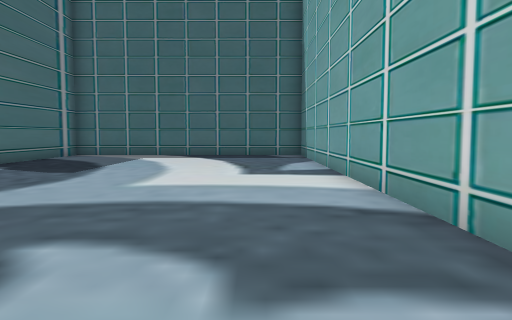
View 1 (above)

21 first-person views from a walk through a Unity game level. The camera is 1.5 m above the floor, tilts 4° down and sees 70° across. The floor is counted in squares, 1.8 m on a side. Each view is taken from the middle of a square. On the plan, view 1 faces up. The plan holds only what a view shows up to about 12 squares ahead; the rest is blank. The place goes on beyond the plan. The player is left out.

View 2
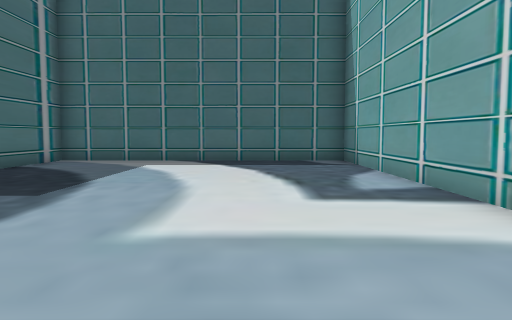

View 3
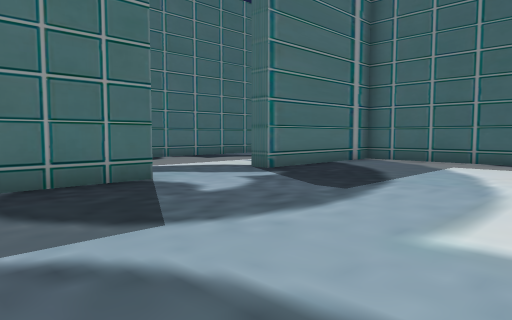

View 4
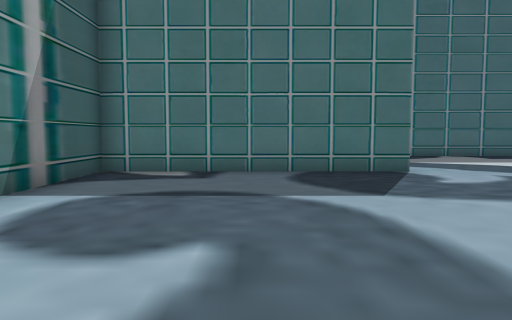

View 5
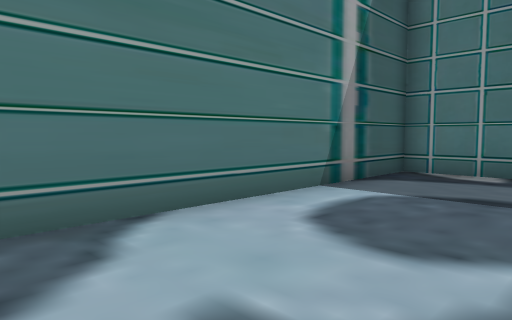

View 6
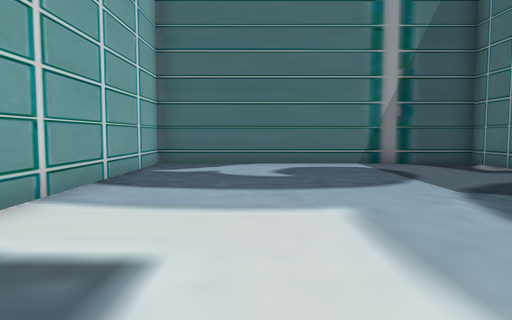

View 7
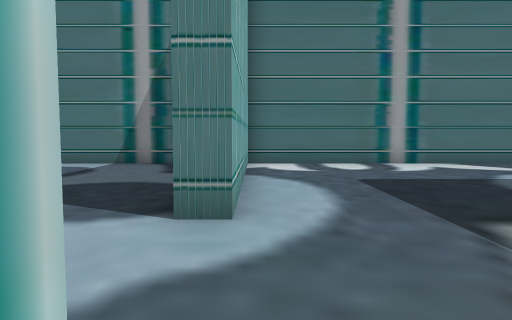

View 8
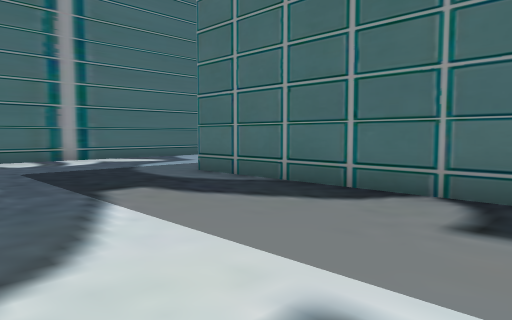

View 9
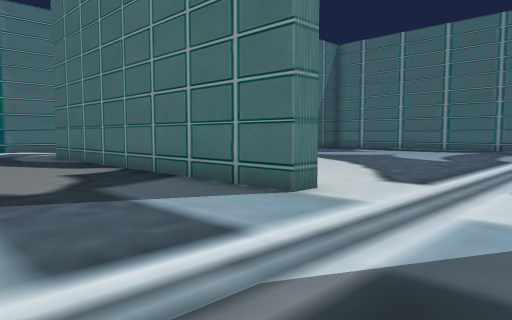

View 10
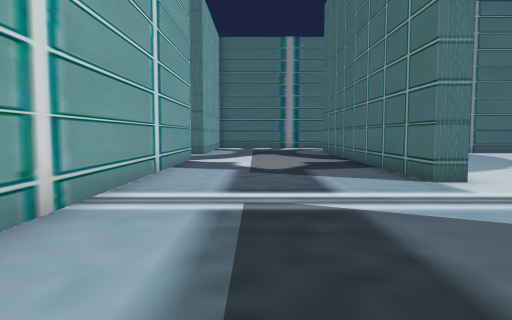

View 11
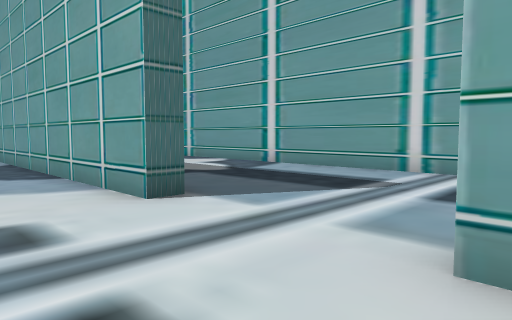

View 12
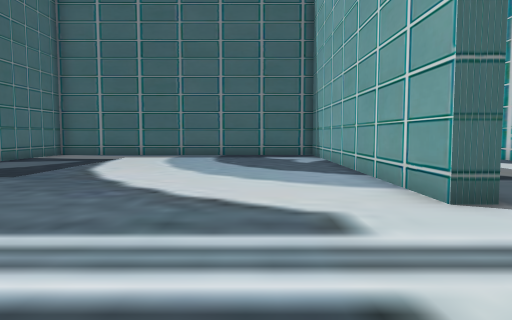

View 13
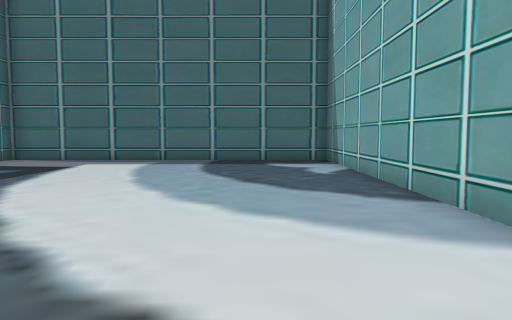

View 14
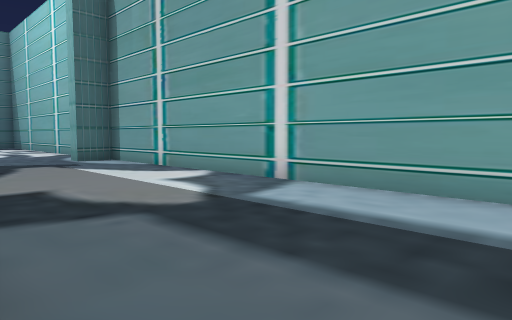

View 15
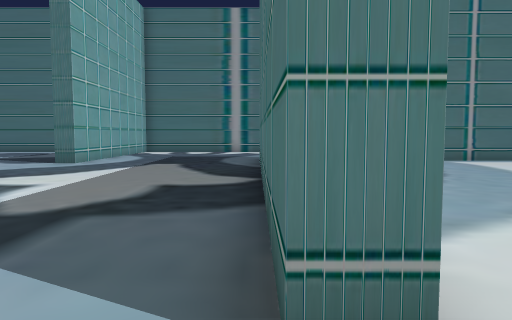

View 16
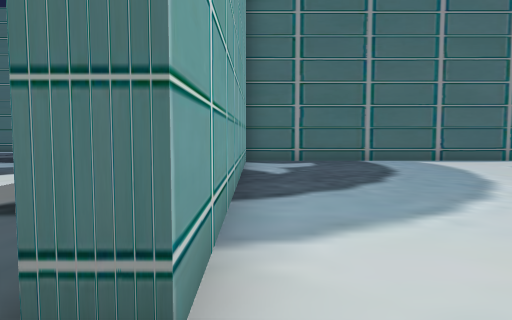

View 17
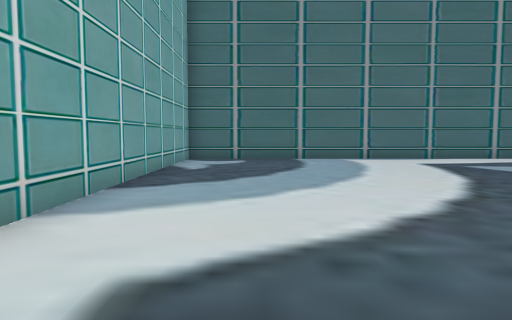

View 18
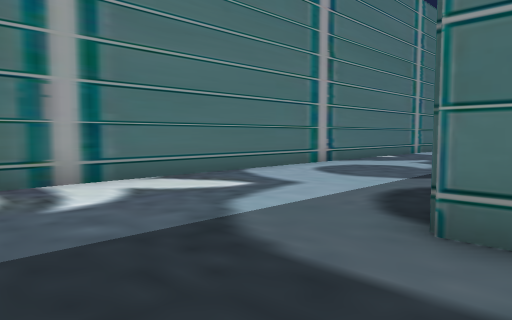

View 19
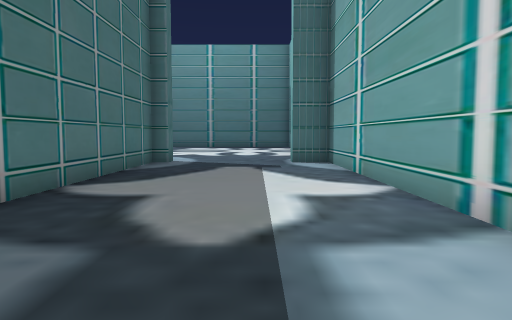

View 20
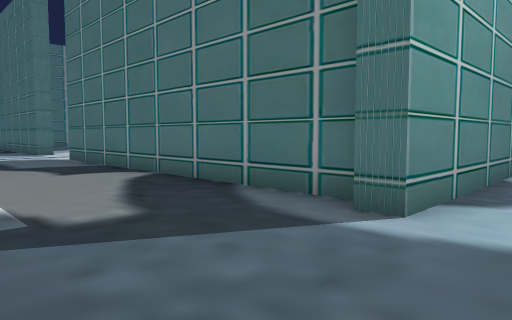

View 21
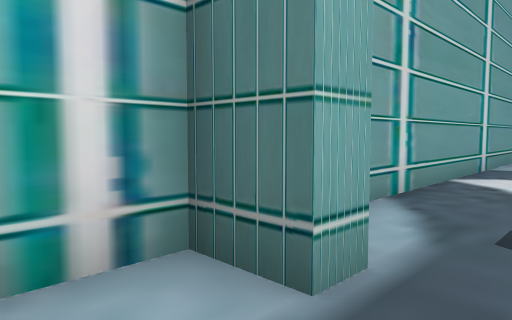

### Floor plan
Points are (right, up) in squares from view 1. A wall is a line through its corners. A room is listed if a view was taken in it or the views show most of it. See-through windows are left out.
Room 1 (views 1, 2, 3, 4, 5, 6)
walls: (-7.8, 6.5) (-7.2, 6.5) (-7.2, -0.5) (1.8, -0.5) (1.8, 14.7) (-7.2, 14.7) (-7.2, 9.6) (-7.8, 9.6)
ways out: opening at (-7.3, 8) to room 2
Room 2 (views 7, 8, 9, 10, 11, 12, 13, 14, 15, 16, 17, 18, 19, 20, 21)
walls: (-7.8, 9.6) (-7.8, 29.9) (-8.9, 29.9) (-8.9, 30.5) (-7.8, 30.5) (-7.8, 31.8); (-13.7, 6) (-13.7, 15.7) (-13.1, 15.7) (-13.1, 4.8); (-21.5, 5.4) (-13.6, 5.4); (-13.1, 29.9) (-13.1, 19.3) (-13.7, 19.3) (-13.7, 29.9) (-21.5, 29.9); (-17.6, 30.5) (-12.6, 30.5) (-12.6, 29.9); (-7.8, 0.4) (-7.8, 6.5); (-20.6, -0.5) (-7.8, -0.5)
ways out: opening at (-7.3, 8) to room 1

Where each view was taken, in squares from view 1:
view 1: 0 up, 0 right, facing up
view 2: 3 up, 1 left, facing up
view 3: 3 up, 1 left, facing up-left
view 4: 3 up, 1 right, facing left
view 5: 3 up, 1 right, facing down-left
view 6: 10 up, 1 left, facing down
view 7: 10 up, 8 left, facing down
view 8: 12 up, 8 left, facing down-left
view 9: 19 up, 9 left, facing down-left
view 10: 22 up, 10 left, facing down
view 11: 15 up, 16 left, facing up-right
view 12: 15 up, 16 left, facing up
view 13: 18 up, 16 left, facing up
view 14: 18 up, 13 left, facing up-right
view 15: 17 up, 13 left, facing down
view 16: 17 up, 14 left, facing down
view 17: 18 up, 16 left, facing down
view 18: 6 up, 10 left, facing down-left
view 19: 19 up, 10 left, facing up
view 20: 32 up, 9 left, facing down-left
view 21: 32 up, 10 left, facing down-right
